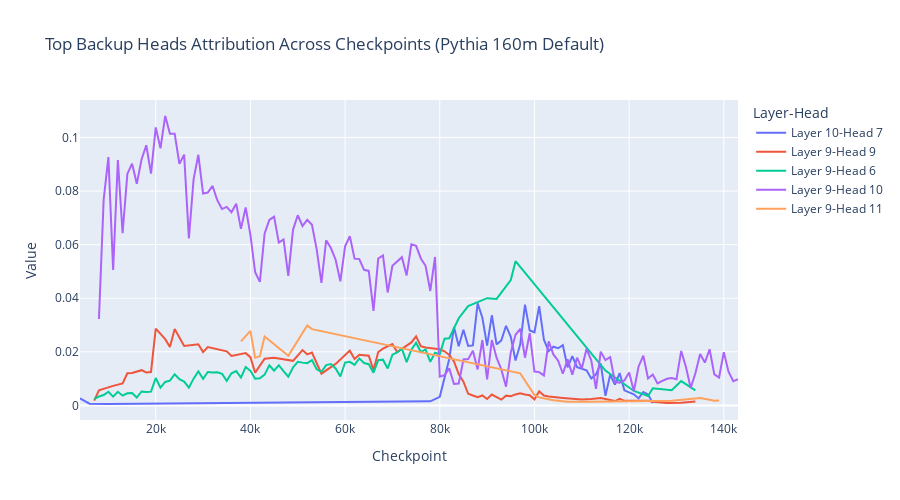

The notebook cell saved with this chart:
### Code cell
top_backup_heads = plot_top_heads(MODEL_TO_VIEW, checkpoint_dict=per_head_logit_diff_deltas, cumulative_nmhs=cumulative_nmhs)
